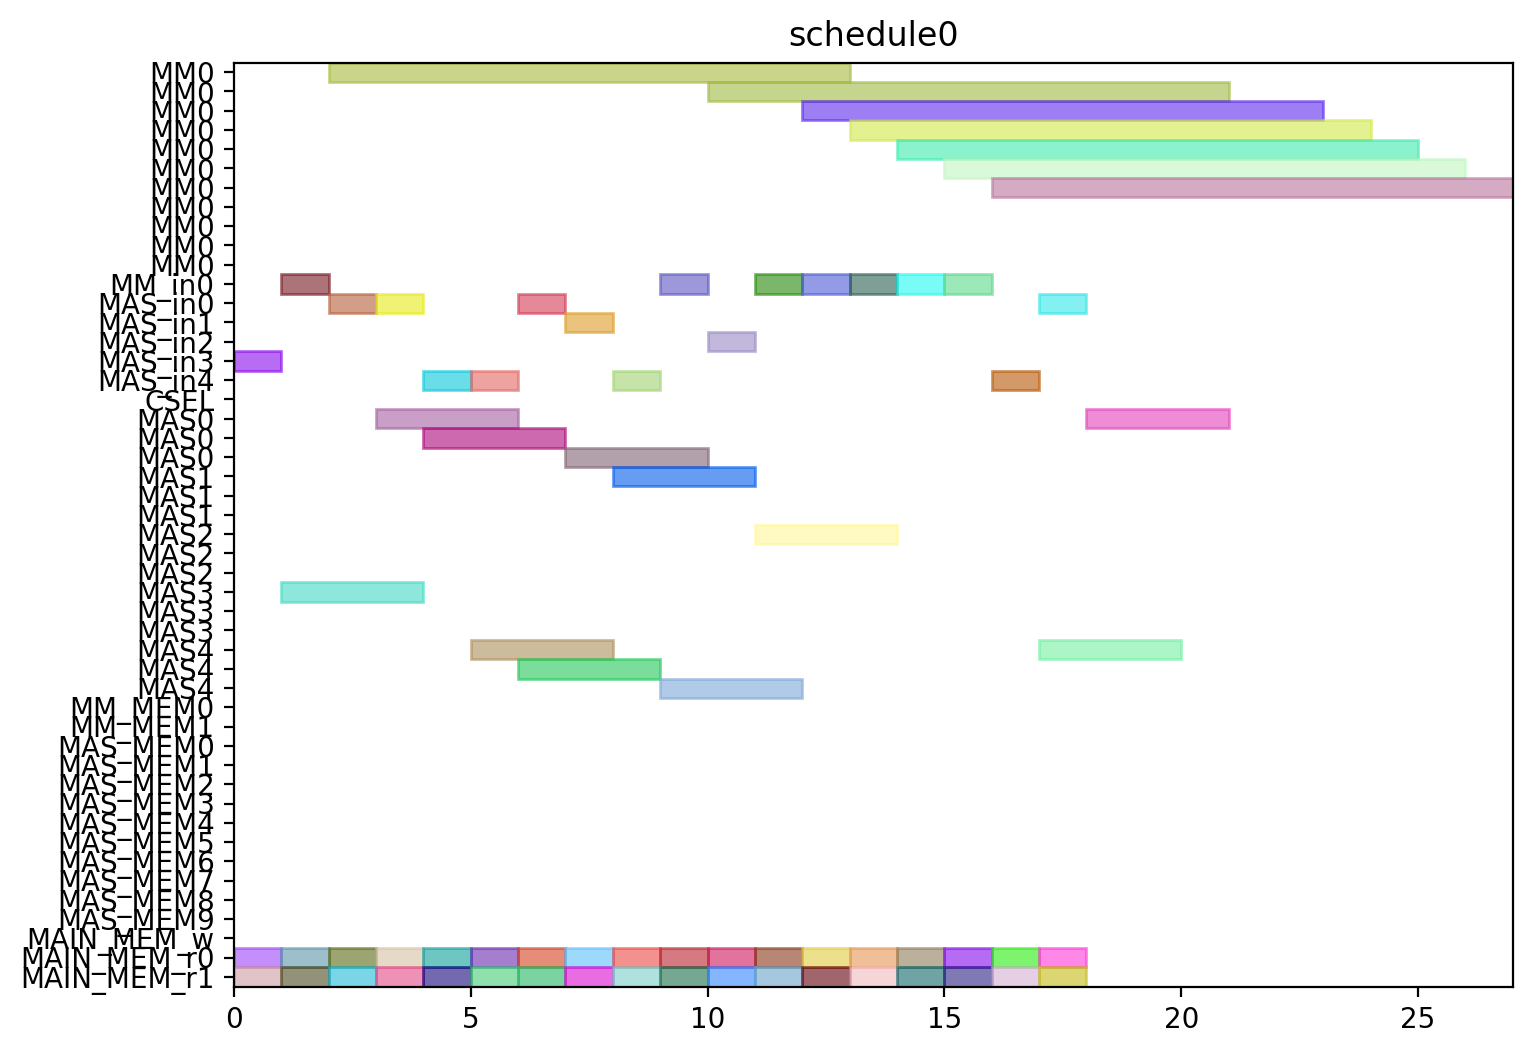

Generate this figure with Python:
from pyschedule import Scenario, solvers, plotters, alt


def solve():
	horizon = 120
	S = Scenario("schedule0", horizon=horizon)

	# resource
	MM = S.Resources('MM', num=1, size=11)
	MM_in = S.Resources('MM_in', num=1)
	MAS_in = S.Resources('MAS_in', num=5)
	CSEL = S.Resource('CSEL')
	MAS = S.Resources('MAS', num=5, size=3, periods=range(1, horizon))
	MM_MEM = S.Resources('MM_MEM', num=2)
	MAS_MEM = S.Resources('MAS_MEM', num=10)
	MAIN_MEM_w = S.Resource('MAIN_MEM_w', size=1)
	MAIN_MEM_r = S.Resources('MAIN_MEM_r', num=2)

	# result of previous scheduling

	# new tasks
	t0_t0 = S.Task('t0_t0', length=3, delay_cost=1)
	t0_t0 += alt(MAS)
	t0_t0_in = S.Task('t0_t0_in', length=1, delay_cost=1)
	t0_t0_in += alt(MAS_in)
	S += t0_t0_in*MAS_in[0]<=t0_t0*MAS[0]

	S += t0_t0_in*MAS_in[1]<=t0_t0*MAS[1]

	S += t0_t0_in*MAS_in[2]<=t0_t0*MAS[2]

	S += t0_t0_in*MAS_in[3]<=t0_t0*MAS[3]

	S += t0_t0_in*MAS_in[4]<=t0_t0*MAS[4]

	t0_t0_mem0 = S.Task('t0_t0_mem0', length=1, delay_cost=1)
	t0_t0_mem0 += MAIN_MEM_r[0]
	S += t0_t0_mem0 <= t0_t0

	t0_t0_mem1 = S.Task('t0_t0_mem1', length=1, delay_cost=1)
	t0_t0_mem1 += MAIN_MEM_r[1]
	S += t0_t0_mem1 <= t0_t0

	t0_t1 = S.Task('t0_t1', length=3, delay_cost=1)
	t0_t1 += alt(MAS)
	t0_t1_in = S.Task('t0_t1_in', length=1, delay_cost=1)
	t0_t1_in += alt(MAS_in)
	S += t0_t1_in*MAS_in[0]<=t0_t1*MAS[0]

	S += t0_t1_in*MAS_in[1]<=t0_t1*MAS[1]

	S += t0_t1_in*MAS_in[2]<=t0_t1*MAS[2]

	S += t0_t1_in*MAS_in[3]<=t0_t1*MAS[3]

	S += t0_t1_in*MAS_in[4]<=t0_t1*MAS[4]

	t0_t1_mem0 = S.Task('t0_t1_mem0', length=1, delay_cost=1)
	t0_t1_mem0 += MAIN_MEM_r[0]
	S += t0_t1_mem0 <= t0_t1

	t0_t1_mem1 = S.Task('t0_t1_mem1', length=1, delay_cost=1)
	t0_t1_mem1 += MAIN_MEM_r[1]
	S += t0_t1_mem1 <= t0_t1

	t0_t3 = S.Task('t0_t3', length=11, delay_cost=1)
	t0_t3 += alt(MM)
	t0_t3_in = S.Task('t0_t3_in', length=1, delay_cost=1)
	t0_t3_in += alt(MM_in)
	S += t0_t3_in*MM_in[0]<=t0_t3*MM[0]
	t0_t3_mem0 = S.Task('t0_t3_mem0', length=1, delay_cost=1)
	t0_t3_mem0 += MAIN_MEM_r[0]
	S += t0_t3_mem0 <= t0_t3

	t0_t3_mem1 = S.Task('t0_t3_mem1', length=1, delay_cost=1)
	t0_t3_mem1 += MAIN_MEM_r[1]
	S += t0_t3_mem1 <= t0_t3

	t1_t0 = S.Task('t1_t0', length=3, delay_cost=1)
	t1_t0 += alt(MAS)
	t1_t0_in = S.Task('t1_t0_in', length=1, delay_cost=1)
	t1_t0_in += alt(MAS_in)
	S += t1_t0_in*MAS_in[0]<=t1_t0*MAS[0]

	S += t1_t0_in*MAS_in[1]<=t1_t0*MAS[1]

	S += t1_t0_in*MAS_in[2]<=t1_t0*MAS[2]

	S += t1_t0_in*MAS_in[3]<=t1_t0*MAS[3]

	S += t1_t0_in*MAS_in[4]<=t1_t0*MAS[4]

	t1_t0_mem0 = S.Task('t1_t0_mem0', length=1, delay_cost=1)
	t1_t0_mem0 += MAIN_MEM_r[0]
	S += t1_t0_mem0 <= t1_t0

	t1_t0_mem1 = S.Task('t1_t0_mem1', length=1, delay_cost=1)
	t1_t0_mem1 += MAIN_MEM_r[1]
	S += t1_t0_mem1 <= t1_t0

	t1_t1 = S.Task('t1_t1', length=3, delay_cost=1)
	t1_t1 += alt(MAS)
	t1_t1_in = S.Task('t1_t1_in', length=1, delay_cost=1)
	t1_t1_in += alt(MAS_in)
	S += t1_t1_in*MAS_in[0]<=t1_t1*MAS[0]

	S += t1_t1_in*MAS_in[1]<=t1_t1*MAS[1]

	S += t1_t1_in*MAS_in[2]<=t1_t1*MAS[2]

	S += t1_t1_in*MAS_in[3]<=t1_t1*MAS[3]

	S += t1_t1_in*MAS_in[4]<=t1_t1*MAS[4]

	t1_t1_mem0 = S.Task('t1_t1_mem0', length=1, delay_cost=1)
	t1_t1_mem0 += MAIN_MEM_r[0]
	S += t1_t1_mem0 <= t1_t1

	t1_t1_mem1 = S.Task('t1_t1_mem1', length=1, delay_cost=1)
	t1_t1_mem1 += MAIN_MEM_r[1]
	S += t1_t1_mem1 <= t1_t1

	t1_t3 = S.Task('t1_t3', length=11, delay_cost=1)
	t1_t3 += alt(MM)
	t1_t3_in = S.Task('t1_t3_in', length=1, delay_cost=1)
	t1_t3_in += alt(MM_in)
	S += t1_t3_in*MM_in[0]<=t1_t3*MM[0]
	t1_t3_mem0 = S.Task('t1_t3_mem0', length=1, delay_cost=1)
	t1_t3_mem0 += MAIN_MEM_r[0]
	S += t1_t3_mem0 <= t1_t3

	t1_t3_mem1 = S.Task('t1_t3_mem1', length=1, delay_cost=1)
	t1_t3_mem1 += MAIN_MEM_r[1]
	S += t1_t3_mem1 <= t1_t3

	t2_t2 = S.Task('t2_t2', length=3, delay_cost=1)
	t2_t2 += alt(MAS)
	t2_t2_in = S.Task('t2_t2_in', length=1, delay_cost=1)
	t2_t2_in += alt(MAS_in)
	S += t2_t2_in*MAS_in[0]<=t2_t2*MAS[0]

	S += t2_t2_in*MAS_in[1]<=t2_t2*MAS[1]

	S += t2_t2_in*MAS_in[2]<=t2_t2*MAS[2]

	S += t2_t2_in*MAS_in[3]<=t2_t2*MAS[3]

	S += t2_t2_in*MAS_in[4]<=t2_t2*MAS[4]

	t2_t2_mem0 = S.Task('t2_t2_mem0', length=1, delay_cost=1)
	t2_t2_mem0 += MAIN_MEM_r[0]
	S += t2_t2_mem0 <= t2_t2

	t2_t2_mem1 = S.Task('t2_t2_mem1', length=1, delay_cost=1)
	t2_t2_mem1 += MAIN_MEM_r[1]
	S += t2_t2_mem1 <= t2_t2

	t5_t0 = S.Task('t5_t0', length=11, delay_cost=1)
	t5_t0 += alt(MM)
	t5_t0_in = S.Task('t5_t0_in', length=1, delay_cost=1)
	t5_t0_in += alt(MM_in)
	S += t5_t0_in*MM_in[0]<=t5_t0*MM[0]
	t5_t0_mem0 = S.Task('t5_t0_mem0', length=1, delay_cost=1)
	t5_t0_mem0 += MAIN_MEM_r[0]
	S += t5_t0_mem0 <= t5_t0

	t5_t0_mem1 = S.Task('t5_t0_mem1', length=1, delay_cost=1)
	t5_t0_mem1 += MAIN_MEM_r[1]
	S += t5_t0_mem1 <= t5_t0

	t5_t1 = S.Task('t5_t1', length=11, delay_cost=1)
	t5_t1 += alt(MM)
	t5_t1_in = S.Task('t5_t1_in', length=1, delay_cost=1)
	t5_t1_in += alt(MM_in)
	S += t5_t1_in*MM_in[0]<=t5_t1*MM[0]
	t5_t1_mem0 = S.Task('t5_t1_mem0', length=1, delay_cost=1)
	t5_t1_mem0 += MAIN_MEM_r[0]
	S += t5_t1_mem0 <= t5_t1

	t5_t1_mem1 = S.Task('t5_t1_mem1', length=1, delay_cost=1)
	t5_t1_mem1 += MAIN_MEM_r[1]
	S += t5_t1_mem1 <= t5_t1

	t5_t2 = S.Task('t5_t2', length=3, delay_cost=1)
	t5_t2 += alt(MAS)
	t5_t2_in = S.Task('t5_t2_in', length=1, delay_cost=1)
	t5_t2_in += alt(MAS_in)
	S += t5_t2_in*MAS_in[0]<=t5_t2*MAS[0]

	S += t5_t2_in*MAS_in[1]<=t5_t2*MAS[1]

	S += t5_t2_in*MAS_in[2]<=t5_t2*MAS[2]

	S += t5_t2_in*MAS_in[3]<=t5_t2*MAS[3]

	S += t5_t2_in*MAS_in[4]<=t5_t2*MAS[4]

	t5_t2_mem0 = S.Task('t5_t2_mem0', length=1, delay_cost=1)
	t5_t2_mem0 += MAIN_MEM_r[0]
	S += t5_t2_mem0 <= t5_t2

	t5_t2_mem1 = S.Task('t5_t2_mem1', length=1, delay_cost=1)
	t5_t2_mem1 += MAIN_MEM_r[1]
	S += t5_t2_mem1 <= t5_t2

	t5_t3 = S.Task('t5_t3', length=3, delay_cost=1)
	t5_t3 += alt(MAS)
	t5_t3_in = S.Task('t5_t3_in', length=1, delay_cost=1)
	t5_t3_in += alt(MAS_in)
	S += t5_t3_in*MAS_in[0]<=t5_t3*MAS[0]

	S += t5_t3_in*MAS_in[1]<=t5_t3*MAS[1]

	S += t5_t3_in*MAS_in[2]<=t5_t3*MAS[2]

	S += t5_t3_in*MAS_in[3]<=t5_t3*MAS[3]

	S += t5_t3_in*MAS_in[4]<=t5_t3*MAS[4]

	t5_t3_mem0 = S.Task('t5_t3_mem0', length=1, delay_cost=1)
	t5_t3_mem0 += MAIN_MEM_r[0]
	S += t5_t3_mem0 <= t5_t3

	t5_t3_mem1 = S.Task('t5_t3_mem1', length=1, delay_cost=1)
	t5_t3_mem1 += MAIN_MEM_r[1]
	S += t5_t3_mem1 <= t5_t3

	t7_t0 = S.Task('t7_t0', length=3, delay_cost=1)
	t7_t0 += alt(MAS)
	t7_t0_in = S.Task('t7_t0_in', length=1, delay_cost=1)
	t7_t0_in += alt(MAS_in)
	S += t7_t0_in*MAS_in[0]<=t7_t0*MAS[0]

	S += t7_t0_in*MAS_in[1]<=t7_t0*MAS[1]

	S += t7_t0_in*MAS_in[2]<=t7_t0*MAS[2]

	S += t7_t0_in*MAS_in[3]<=t7_t0*MAS[3]

	S += t7_t0_in*MAS_in[4]<=t7_t0*MAS[4]

	t7_t0_mem0 = S.Task('t7_t0_mem0', length=1, delay_cost=1)
	t7_t0_mem0 += MAIN_MEM_r[0]
	S += t7_t0_mem0 <= t7_t0

	t7_t0_mem1 = S.Task('t7_t0_mem1', length=1, delay_cost=1)
	t7_t0_mem1 += MAIN_MEM_r[1]
	S += t7_t0_mem1 <= t7_t0

	t7_t1 = S.Task('t7_t1', length=3, delay_cost=1)
	t7_t1 += alt(MAS)
	t7_t1_in = S.Task('t7_t1_in', length=1, delay_cost=1)
	t7_t1_in += alt(MAS_in)
	S += t7_t1_in*MAS_in[0]<=t7_t1*MAS[0]

	S += t7_t1_in*MAS_in[1]<=t7_t1*MAS[1]

	S += t7_t1_in*MAS_in[2]<=t7_t1*MAS[2]

	S += t7_t1_in*MAS_in[3]<=t7_t1*MAS[3]

	S += t7_t1_in*MAS_in[4]<=t7_t1*MAS[4]

	t7_t1_mem0 = S.Task('t7_t1_mem0', length=1, delay_cost=1)
	t7_t1_mem0 += MAIN_MEM_r[0]
	S += t7_t1_mem0 <= t7_t1

	t7_t1_mem1 = S.Task('t7_t1_mem1', length=1, delay_cost=1)
	t7_t1_mem1 += MAIN_MEM_r[1]
	S += t7_t1_mem1 <= t7_t1

	t7_t3 = S.Task('t7_t3', length=11, delay_cost=1)
	t7_t3 += alt(MM)
	t7_t3_in = S.Task('t7_t3_in', length=1, delay_cost=1)
	t7_t3_in += alt(MM_in)
	S += t7_t3_in*MM_in[0]<=t7_t3*MM[0]
	t7_t3_mem0 = S.Task('t7_t3_mem0', length=1, delay_cost=1)
	t7_t3_mem0 += MAIN_MEM_r[0]
	S += t7_t3_mem0 <= t7_t3

	t7_t3_mem1 = S.Task('t7_t3_mem1', length=1, delay_cost=1)
	t7_t3_mem1 += MAIN_MEM_r[1]
	S += t7_t3_mem1 <= t7_t3

	t10_t0 = S.Task('t10_t0', length=11, delay_cost=1)
	t10_t0 += alt(MM)
	t10_t0_in = S.Task('t10_t0_in', length=1, delay_cost=1)
	t10_t0_in += alt(MM_in)
	S += t10_t0_in*MM_in[0]<=t10_t0*MM[0]
	t10_t0_mem0 = S.Task('t10_t0_mem0', length=1, delay_cost=1)
	t10_t0_mem0 += MAIN_MEM_r[0]
	S += t10_t0_mem0 <= t10_t0

	t10_t0_mem1 = S.Task('t10_t0_mem1', length=1, delay_cost=1)
	t10_t0_mem1 += MAIN_MEM_r[1]
	S += t10_t0_mem1 <= t10_t0

	t10_t1 = S.Task('t10_t1', length=11, delay_cost=1)
	t10_t1 += alt(MM)
	t10_t1_in = S.Task('t10_t1_in', length=1, delay_cost=1)
	t10_t1_in += alt(MM_in)
	S += t10_t1_in*MM_in[0]<=t10_t1*MM[0]
	t10_t1_mem0 = S.Task('t10_t1_mem0', length=1, delay_cost=1)
	t10_t1_mem0 += MAIN_MEM_r[0]
	S += t10_t1_mem0 <= t10_t1

	t10_t1_mem1 = S.Task('t10_t1_mem1', length=1, delay_cost=1)
	t10_t1_mem1 += MAIN_MEM_r[1]
	S += t10_t1_mem1 <= t10_t1

	t10_t2 = S.Task('t10_t2', length=3, delay_cost=1)
	t10_t2 += alt(MAS)
	t10_t2_in = S.Task('t10_t2_in', length=1, delay_cost=1)
	t10_t2_in += alt(MAS_in)
	S += t10_t2_in*MAS_in[0]<=t10_t2*MAS[0]

	S += t10_t2_in*MAS_in[1]<=t10_t2*MAS[1]

	S += t10_t2_in*MAS_in[2]<=t10_t2*MAS[2]

	S += t10_t2_in*MAS_in[3]<=t10_t2*MAS[3]

	S += t10_t2_in*MAS_in[4]<=t10_t2*MAS[4]

	t10_t2_mem0 = S.Task('t10_t2_mem0', length=1, delay_cost=1)
	t10_t2_mem0 += MAIN_MEM_r[0]
	S += t10_t2_mem0 <= t10_t2

	t10_t2_mem1 = S.Task('t10_t2_mem1', length=1, delay_cost=1)
	t10_t2_mem1 += MAIN_MEM_r[1]
	S += t10_t2_mem1 <= t10_t2

	t10_t3 = S.Task('t10_t3', length=3, delay_cost=1)
	t10_t3 += alt(MAS)
	t10_t3_in = S.Task('t10_t3_in', length=1, delay_cost=1)
	t10_t3_in += alt(MAS_in)
	S += t10_t3_in*MAS_in[0]<=t10_t3*MAS[0]

	S += t10_t3_in*MAS_in[1]<=t10_t3*MAS[1]

	S += t10_t3_in*MAS_in[2]<=t10_t3*MAS[2]

	S += t10_t3_in*MAS_in[3]<=t10_t3*MAS[3]

	S += t10_t3_in*MAS_in[4]<=t10_t3*MAS[4]

	t10_t3_mem0 = S.Task('t10_t3_mem0', length=1, delay_cost=1)
	t10_t3_mem0 += MAIN_MEM_r[0]
	S += t10_t3_mem0 <= t10_t3

	t10_t3_mem1 = S.Task('t10_t3_mem1', length=1, delay_cost=1)
	t10_t3_mem1 += MAIN_MEM_r[1]
	S += t10_t3_mem1 <= t10_t3

	solvers.mip.solve(S,msg=1,kind='CPLEX',ratio_gap=1.01)

	solution = [['hoge']*len(S.solution()[1]) for i in range(len(S.solution()))]
	for i in range(len(S.solution())):
		for j in range(len(S.solution()[i])):
			solution[i][j]=str(S.solution()[i][j])
	print(solution)

	cycles = int(solution[-1][3])

	pic_file_name = "/mnt/rose/usr1/fukuda/ABE/multiRAM_multiMAS_16mux/scheduling_result/stage11MM1_stage3MAS5/EP2_DBL_w_EVAL/schedule0.png"
	if(S.solution() != []):
		plotters.matplotlib.plot(S,img_filename=pic_file_name, show_task_labels=False, fig_size=(cycles*0.25+3, 6))

	return solution
